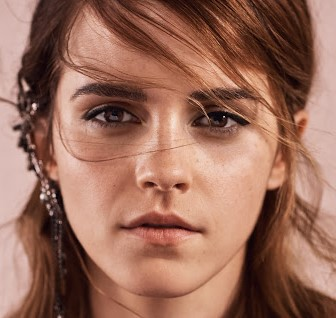
#> input picture input.jpg, 336 x 318 px
$ python main.py
#> lines starting #> are read from the running program, lines starting #| are printed output that depends on the picture
#pip install opencv-contrib-python
# pip install opencv-python
import cv2

img = cv2.imread('input.jpg')
#> img is the input picture: shape (318, 336, 3); mean B, G, R 91.3, 108.5, 154.9

img = cv2.resize(img,(512,512))
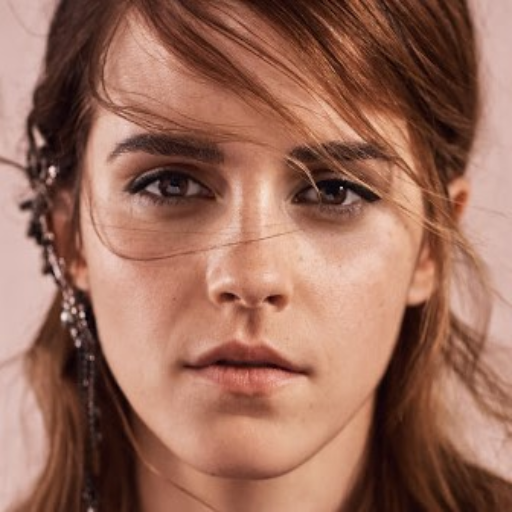
#> img: shape (512, 512, 3); mean B, G, R 91.2, 108.3, 154.8

img_gray = cv2.cvtColor(img, cv2.COLOR_BGR2GRAY)
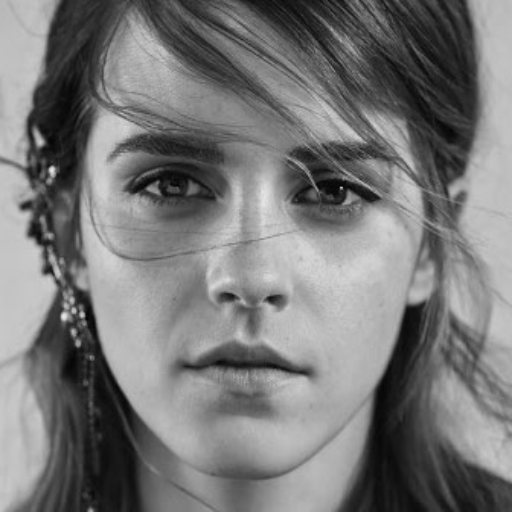
#> img_gray: shape (512, 512); min 3, max 231, mean 120.3

harcascade = r'C:\Users\Admin\Desktop\PythonProject\OpenCVTutorial\haarcascade_frontalface_default.xml'

detector = cv2.CascadeClassifier(harcascade)
faces = detector.detectMultiScale(img_gray)
#> faces = [[40, 34, 424, 424]]

LBFmodel = r'C:\Users\Admin\Desktop\PythonProject\OpenCVTutorial\lbfmodel.yaml'
landmark_detector = cv2.face.createFacemarkLBF()
#> (the run stopped early here; a loop or call above may not have finished)
